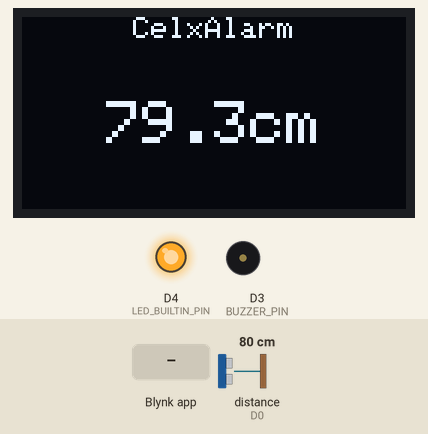
Bench run of a sketch on a simulated ESP8266 (NodeMCU). Shown: 128×64 one-colour display, output pins drawn as LEDs (lit = HIGH), buzzer (waves = sounding, pin HIGH). Wiring (inferred from the names in the program): ultrasonic range finder: trigger D5; echo D0. The test bench sets the inputs (shaded band); at power-on: distance to the obstacle (sensor on D0) 80 cm. The echo pulse lasts 58.3 µs per cm; WiFi joins after 1.5 s; servers stay silent unless stated; network time is answered at once with the bench clock; the audio player accepts every command and is not drawn; pins used as bus, display or sensor lines are not drawn; what the sketch prints to the serial monitor is not drawn.

Above: at 8.0 s.
8.1 s: Blynk app writes 0 to V0
At 8.5 s:
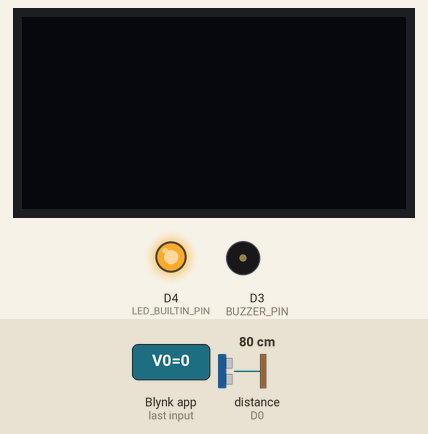
9.6 s: Blynk app writes 1 to V0
At 10.8 s:
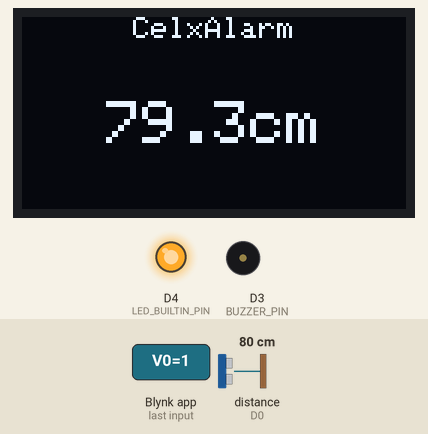
11.1 s: distance to the obstacle (sensor on D0) set to 55 cm
At 12.3 s:
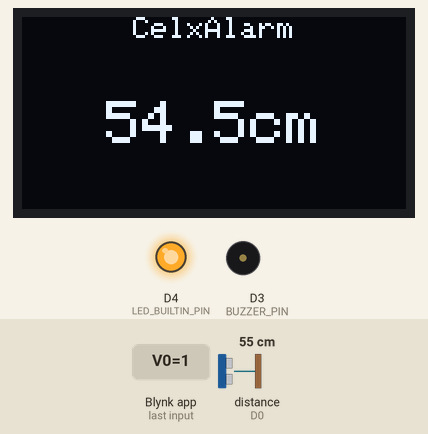
12.6 s: distance to the obstacle (sensor on D0) set to 47 cm
At 13.7 s:
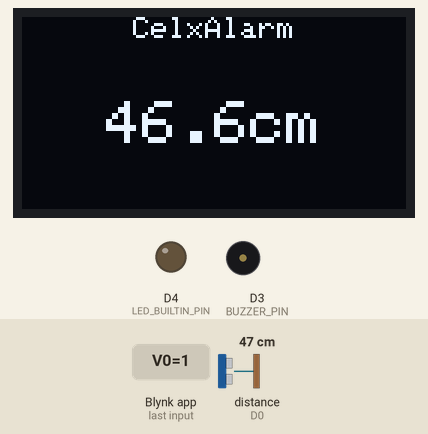
14.1 s: Blynk app writes 200 to V0
At 15.3 s:
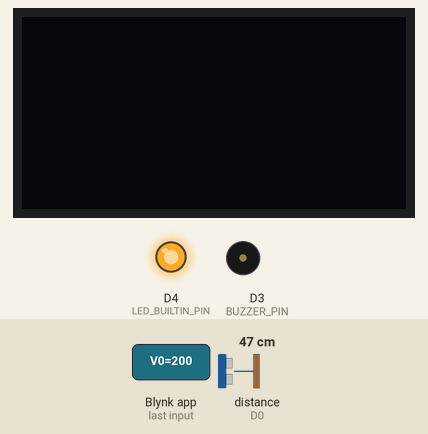
Timing chart, 0 to 16.6 s (numbered marks = the images above; inputs shaded):
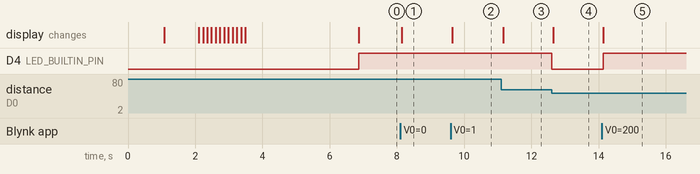

Measured:
- the behaviour switches between 51 and 50 cm on distance to the obstacle (sensor on D0) (found by bisection; images 3 and 4)
- after the input at 8.1 s, the display: changes at once (image 1)
- after the input at 9.6 s, the display: changes after 0.05 s (image 2)
- after the input at 11.1 s, the display: changes after 0.06 s (image 3)
- after the input at 12.6 s, D4 (LED_BUILTIN_PIN): HIGH → LOW at once; the display: changes after 0.06 s (image 4)
- after the input at 14.1 s, D4 (LED_BUILTIN_PIN): LOW → HIGH at once; the display: first differs from a run without the input at once (image 5)

The sketch:

Celx.ino
```cpp
// === Blynk Template ===
#define BLYNK_TEMPLATE_ID ""
#define BLYNK_TEMPLATE_NAME ""
#define BLYNK_AUTH_TOKEN ""

#include <Wire.h>
#include <Adafruit_GFX.h>
#include <Adafruit_SSD1306.h>
#include <SoftwareSerial.h>
#include <DFRobotDFPlayerMini.h>
#include <ESP8266WiFi.h>
#include <WiFiUdp.h>
#include <NTPClient.h>
#include <ESP8266HTTPClient.h>
#include <BlynkSimpleEsp8266.h>


// === WiFi dan Telegram ===
const char* ssid = "";
const char* password = "";
const char* botToken = "";
const String chatId = "";

// === Blynk control ===
bool sistemAktif = true;

// NTP Client
WiFiUDP ntpUDP;
NTPClient timeClient(ntpUDP, "pool.ntp.org", 7 * 3600, 60000); // GMT+7

// === Pin definisi ===
#define TRIG_PIN D5
#define ECHO_PIN D0
#define BUZZER_PIN D3
#define LED_BUILTIN_PIN D4

// DFPlayer
SoftwareSerial mySerial(D6, D7);
DFRobotDFPlayerMini myDFPlayer;

// OLED
#define SCREEN_WIDTH 128
#define SCREEN_HEIGHT 64
#define OLED_RESET -1
Adafruit_SSD1306 display(SCREEN_WIDTH, SCREEN_HEIGHT, &Wire, OLED_RESET);

// === Status & timing ===
bool alreadyPlayed = false;
bool audio2Played = false;
bool morsePlaying = false;
bool morseSymbolOn = false;

unsigned long lastTriggerTime = 0;
unsigned long audioStartTime = 0;
unsigned long lastPrintTime = 0;
unsigned long morseLastTime = 0;
unsigned long morseDelay = 0;

const unsigned long cooldownDuration = 60000;
const unsigned long delayToSecondAudio = 12000;
const unsigned long printInterval = 500;

const unsigned int unit = 60;
const unsigned int dotDuration = unit;
const unsigned int dashDuration = 3 * unit;
const unsigned int symbolSpace = unit;
const unsigned int letterSpace = 3 * unit;
const unsigned int wordSpace = 7 * unit;

String morseCode = "... . .-.. .- -- .- -   -.. .- - .- -. --.   -.. ..   - --- -.- ---   ... .- .--. - ---";
int morseIndex = 0;

// === BLYNK WRITE untuk kontrol sistem ===
BLYNK_WRITE(V0) {
  int val = param.asInt();
  sistemAktif = (val == 1);
  Serial.println(sistemAktif ? "Sistem AKTIF" : "Sistem NONAKTIF");
}

// === Fungsi kirim Telegram ===
void sendTelegramMessage(String message) {
  if (WiFi.status() == WL_CONNECTED) {
    WiFiClientSecure client;
    client.setInsecure();
    HTTPClient http;
    String url = "https://api.telegram.org/bot" + String(botToken) + "/sendMessage";
    String payload = "chat_id=" + chatId + "&text=" + message;

    http.begin(client, url);
    http.addHeader("Content-Type", "application/x-www-form-urlencoded");

    int httpResponseCode = http.POST(payload);
    if (httpResponseCode > 0) {
      Serial.println("Pesan terkirim.");
    } else {
      Serial.print("Gagal kirim: ");
      Serial.println(httpResponseCode);
    }
    http.end();
  } else {
    Serial.println("WiFi belum tersambung!");
  }
}

// === OLED Startup ===
void showStartupAnimation() {
  display.clearDisplay();
  display.setTextSize(2);
  display.setTextColor(WHITE);
  display.setCursor((SCREEN_WIDTH - (4 * 12)) / 2, 10);
  display.println("Celx");
  display.display();
  delay(1000);

  display.clearDisplay();
  display.setTextSize(2);
  display.setCursor((SCREEN_WIDTH - (5 * 12)) / 2, 10);
  display.println("Alarm");
  display.display();
  delay(1000);

  for (int i = 0; i <= 100; i += 10) {
    display.clearDisplay();
    display.setTextSize(1);
    display.setCursor((SCREEN_WIDTH - (7 * 6)) / 2, 5);
    display.println("Loading");
    display.drawRect(14, 50, 100, 8, WHITE);
    display.fillRect(14, 50, i, 8, WHITE);
    display.display();
    delay(100);
  }

  display.clearDisplay();
  display.setTextSize(1);
  display.setCursor((SCREEN_WIDTH - (12 * 6)) / 2, 28);
  display.println("Sistem Siap!");
  display.display();
  delay(1000);
}

void setup() {
  Serial.begin(9600);
  pinMode(TRIG_PIN, OUTPUT);
  pinMode(ECHO_PIN, INPUT);
  pinMode(BUZZER_PIN, OUTPUT);
  pinMode(LED_BUILTIN_PIN, OUTPUT);

  Wire.begin(D2, D1);
  display.begin(SSD1306_SWITCHCAPVCC, 0x3C);
  showStartupAnimation();

  mySerial.begin(9600);
  if (!myDFPlayer.begin(mySerial)) {
    Serial.println("DFPlayer gagal!");
    while (true);
  }
  myDFPlayer.volume(30);

  WiFi.begin(ssid, password);
  Serial.print("Menyambung WiFi");
  while (WiFi.status() != WL_CONNECTED) {
    delay(500);
    Serial.print(".");
  }
  Serial.println(" Tersambung!");

  Blynk.begin(BLYNK_AUTH_TOKEN, ssid, password);
  timeClient.begin();
}

void loop() {
  Blynk.run();
  timeClient.update();
  unsigned long currentMillis = millis();

  if (!sistemAktif) {
    display.clearDisplay();
    display.display();
    digitalWrite(LED_BUILTIN_PIN, HIGH);
    return;
  }

  // Sensor ultrasonik
  digitalWrite(TRIG_PIN, LOW);
  delayMicroseconds(2);
  digitalWrite(TRIG_PIN, HIGH);
  delayMicroseconds(10);
  digitalWrite(TRIG_PIN, LOW);

  long duration = pulseIn(ECHO_PIN, HIGH, 30000);
  float distance = duration * 0.034 / 2;
  bool objectDetected = (distance > 0 && distance < 50);

  if (currentMillis - lastPrintTime >= printInterval) {
    Serial.print("Jarak: ");
    Serial.print(distance);
    Serial.println(" cm");

    display.clearDisplay();
    display.setTextSize(1);
    display.setCursor((SCREEN_WIDTH - (9 * 6)) / 2, 0);
    display.println("CelxAlarm");

    if (alreadyPlayed && (currentMillis / 300) % 2 == 0) {
      display.fillTriangle(118, 2, 118, 10, 124, 6, WHITE);
      display.drawLine(125, 4, 125, 8, WHITE);
      display.drawLine(126, 3, 126, 9, WHITE);
    }

    display.setTextSize(2);
    display.setCursor((SCREEN_WIDTH - (6 * 12)) / 2, 28);
    display.print(distance, 1);
    display.println("cm");

    display.display();
    lastPrintTime = currentMillis;
  }

  if (objectDetected) {
    digitalWrite(LED_BUILTIN_PIN, LOW);

    if (!alreadyPlayed && (currentMillis - lastTriggerTime > cooldownDuration)) {
      myDFPlayer.play(1);
      audioStartTime = currentMillis;
      audio2Played = false;
      alreadyPlayed = true;
      lastTriggerTime = currentMillis;

      morsePlaying = true;
      morseIndex = 0;
      morseLastTime = currentMillis;
      morseSymbolOn = false;

      Serial.println("Audio 1 diputar dan Morse dimulai.");

      // Kirim Telegram
      String t = timeClient.getFormattedTime();
      String msg = "Ada tamu terdeteksi di toko!\nJarak: " + String(distance, 1) + " cm\nJam: " + t;
      sendTelegramMessage(msg);
    }

    if (alreadyPlayed && !audio2Played && (currentMillis - audioStartTime > delayToSecondAudio)) {
      myDFPlayer.play(2);
      audio2Played = true;
      Serial.println("Audio 2 diputar.");
    }

  } else {
    digitalWrite(LED_BUILTIN_PIN, HIGH);
  }

  if (alreadyPlayed && (currentMillis - lastTriggerTime > cooldownDuration)) {
    alreadyPlayed = false;
    audio2Played = false;
  }

  // Eksekusi Morse
  if (morsePlaying && (currentMillis - morseLastTime >= morseDelay)) {
    if (morseIndex < morseCode.length()) {
      char symbol = morseCode[morseIndex];

      if (!morseSymbolOn) {
        if (symbol == '.') {
          digitalWrite(BUZZER_PIN, HIGH);
          morseDelay = dotDuration;
        } else if (symbol == '-') {
          digitalWrite(BUZZER_PIN, HIGH);
          morseDelay = dashDuration;
        } else if (symbol == ' ') {
          digitalWrite(BUZZER_PIN, LOW);
          morseDelay = wordSpace;
          morseIndex++;
          morseLastTime = currentMillis;
          return;
        } else {
          morseDelay = letterSpace;
          morseIndex++;
          morseLastTime = currentMillis;
          return;
        }
        morseSymbolOn = true;
      } else {
        digitalWrite(BUZZER_PIN, LOW);
        morseDelay = symbolSpace;
        morseSymbolOn = false;
        morseIndex++;
      }
      morseLastTime = currentMillis;
    } else {
      digitalWrite(BUZZER_PIN, LOW);
      morsePlaying = false;
      Serial.println("Morse selesai.");
    }
  }

  delay(10);
}
```
